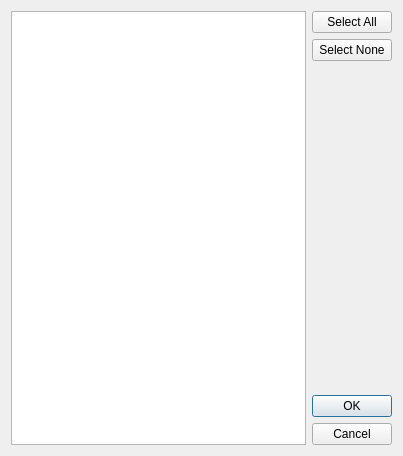
<?xml version="1.0" encoding="UTF-8"?>
<ui version="4.0">
 <class>SelectStringDialog</class>
 <widget class="QDialog" name="SelectStringDialog">
  <property name="geometry">
   <rect>
    <x>0</x>
    <y>0</y>
    <width>403</width>
    <height>456</height>
   </rect>
  </property>
  <property name="windowTitle">
   <string>Select...</string>
  </property>
  <property name="styleSheet">
   <string notr="true">background-image: url(:/img/data/parchment.jpg);</string>
  </property>
  <layout class="QHBoxLayout" name="horizontalLayout">
   <item>
    <widget class="QListWidget" name="listWidget"/>
   </item>
   <item>
    <layout class="QVBoxLayout" name="verticalLayout">
     <item>
      <widget class="QPushButton" name="btnSelectAll">
       <property name="text">
        <string>Select All</string>
       </property>
      </widget>
     </item>
     <item>
      <widget class="QPushButton" name="btnSelectNone">
       <property name="text">
        <string>Select None</string>
       </property>
      </widget>
     </item>
     <item>
      <spacer name="verticalSpacer">
       <property name="orientation">
        <enum>Qt::Vertical</enum>
       </property>
       <property name="sizeHint" stdset="0">
        <size>
         <width>20</width>
         <height>40</height>
        </size>
       </property>
      </spacer>
     </item>
     <item>
      <widget class="QDialogButtonBox" name="buttonBox">
       <property name="sizePolicy">
        <sizepolicy hsizetype="Fixed" vsizetype="Maximum">
         <horstretch>0</horstretch>
         <verstretch>0</verstretch>
        </sizepolicy>
       </property>
       <property name="orientation">
        <enum>Qt::Vertical</enum>
       </property>
       <property name="standardButtons">
        <set>QDialogButtonBox::Cancel|QDialogButtonBox::Ok</set>
       </property>
      </widget>
     </item>
    </layout>
   </item>
  </layout>
 </widget>
 <resources/>
 <connections>
  <connection>
   <sender>buttonBox</sender>
   <signal>accepted()</signal>
   <receiver>SelectStringDialog</receiver>
   <slot>accept()</slot>
   <hints>
    <hint type="sourcelabel">
     <x>248</x>
     <y>254</y>
    </hint>
    <hint type="destinationlabel">
     <x>157</x>
     <y>274</y>
    </hint>
   </hints>
  </connection>
  <connection>
   <sender>buttonBox</sender>
   <signal>rejected()</signal>
   <receiver>SelectStringDialog</receiver>
   <slot>reject()</slot>
   <hints>
    <hint type="sourcelabel">
     <x>316</x>
     <y>260</y>
    </hint>
    <hint type="destinationlabel">
     <x>286</x>
     <y>274</y>
    </hint>
   </hints>
  </connection>
 </connections>
</ui>
